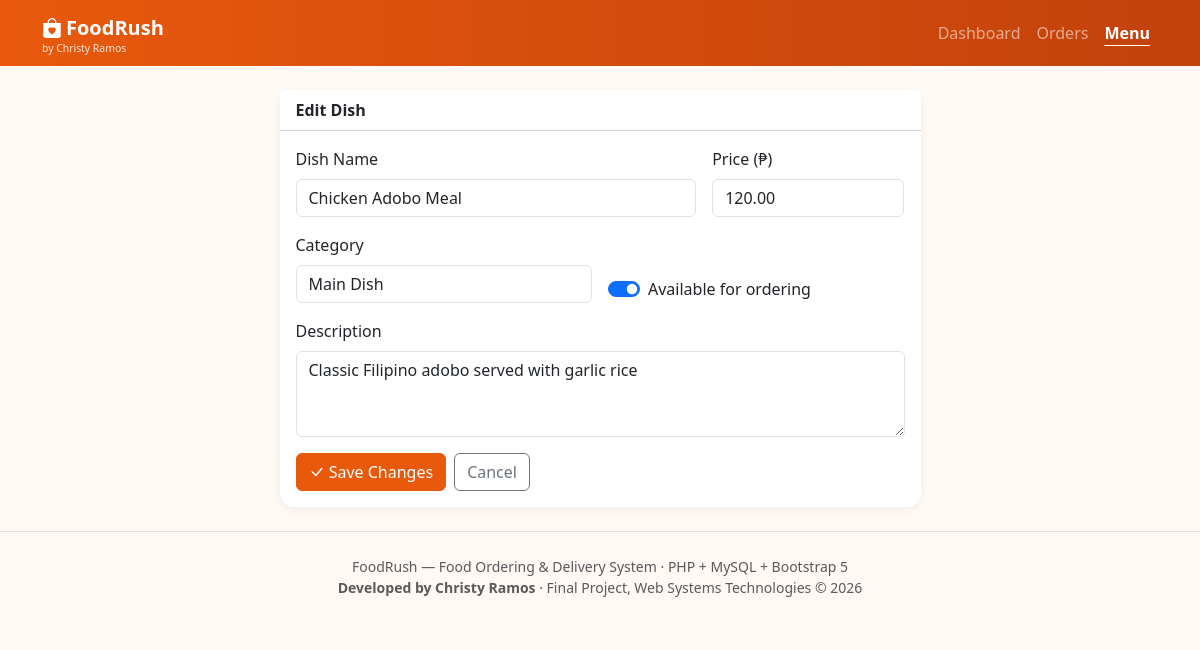
The app's page /menu_form.php?id=1 with its own data.
### tables this page shows
CREATE TABLE menu_items (
    id          INT AUTO_INCREMENT PRIMARY KEY,
    name        VARCHAR(100)  NOT NULL,
    category    VARCHAR(50)   NOT NULL DEFAULT 'Main Dish',
    description TEXT,
    price       DECIMAL(8,2)  NOT NULL,
    available   TINYINT(1)    NOT NULL DEFAULT 1,
    created_at  TIMESTAMP     NOT NULL DEFAULT CURRENT_TIMESTAMP
);

### db_connect.php (called while the page is built, shortened)
<?php
function e($value) {
    return htmlspecialchars((string)$value, ENT_QUOTES, 'UTF-8');
}

### menu_form.php (the view, shortened to what this page needs)
<?php
require 'db_connect.php';
$id = isset($_GET['id']) ? (int)$_GET['id'] : 0;
$editing = $id > 0;
$item = ['name' => '', 'category' => 'Main Dish', 'description' => '', 'price' => '', 'available' => 1];
if ($editing) {
    $stmt = $conn->prepare("SELECT * FROM menu_items WHERE id = ?");
    $stmt->bind_param('i', $id);
    $stmt->execute();
    $found = $stmt->get_result()->fetch_assoc();
    $item = $found;
}
include 'includes/header.php';
?>
<div class="row justify-content-center">
<div class="col-lg-7">
    <div class="card">
        <div class="card-header bg-white fw-semibold"><?= $editing ? 'Edit Dish' : 'Add a New Dish' ?></div>
        <div class="card-body">
            <form method="post" class="row g-3">
                <div class="col-md-8">
                    <label class="form-label">Dish Name</label>
                    <input type="text" name="name" class="form-control" maxlength="100" required value="<?= e($item['name']) ?>">
                </div>
                <div class="col-md-4">
                    <label class="form-label">Price (&#8369;)</label>
                    <input type="number" step="0.01" min="0.01" name="price" class="form-control" required value="<?= e($item['price']) ?>">
                </div>
                <div class="col-md-6">
                    <label class="form-label">Category</label>
                    <input type="text" name="category" class="form-control" maxlength="50" list="cats" required value="<?= e($item['category']) ?>">
                </div>
                <div class="col-md-6 d-flex align-items-end">
                    <div class="form-check form-switch">
                        <input class="form-check-input" type="checkbox" role="switch" name="available" id="av" <?= $item['available'] ? 'checked' : '' ?>>
                        <label class="form-check-label" for="av">Available for ordering</label>
                    </div>
                </div>
                <div class="col-12">
                    <label class="form-label">Description</label>
                    <textarea name="description" class="form-control" rows="3"><?= e($item['description']) ?></textarea>
                </div>
                <div class="col-12 d-flex gap-2">
                    <button class="btn btn-brand"><i class="bi bi-check-lg"></i> <?= $editing ? 'Save Changes' : 'Add Dish' ?></button>
                    <a href="menu.php" class="btn btn-outline-secondary">Cancel</a>
                </div>
            </form>
        </div>
    </div>
</div>
</div>
<?php include 'includes/footer.php'; ?>

### assets/style.css (style rules this page uses)
:root { --brand: #e8590c; --brand-dark: #c2410c; }
body { background: #fff8f3; }
.btn-brand { background: var(--brand); border-color: var(--brand); color: #fff; }
.card { border: 0; border-radius: 14px; box-shadow: 0 2px 10px rgba(0,0,0,.06); }

### records on screen
menu_items: name "Chicken Adobo Meal", price "120.00", category "Main Dish", available "☑", description "Classic Filipino adobo served with garlic rice"
